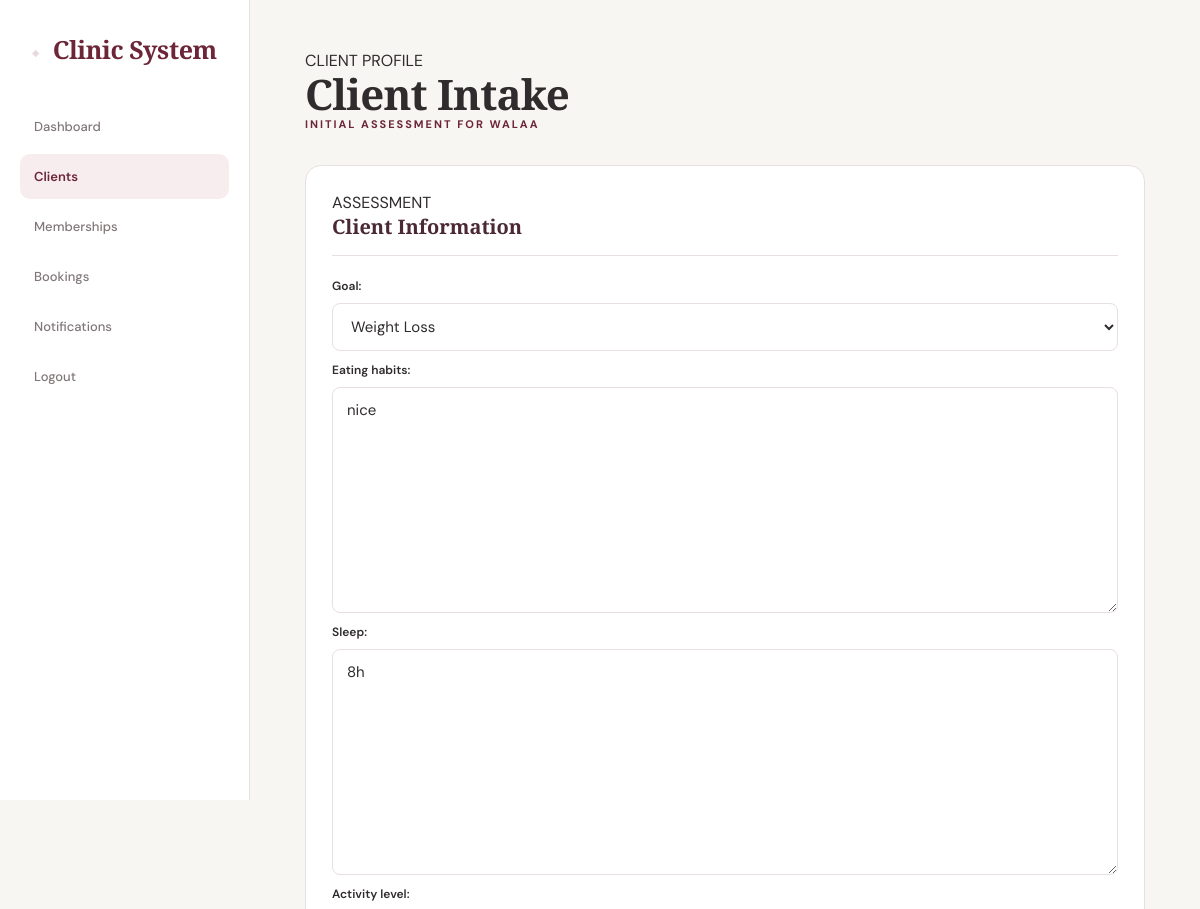
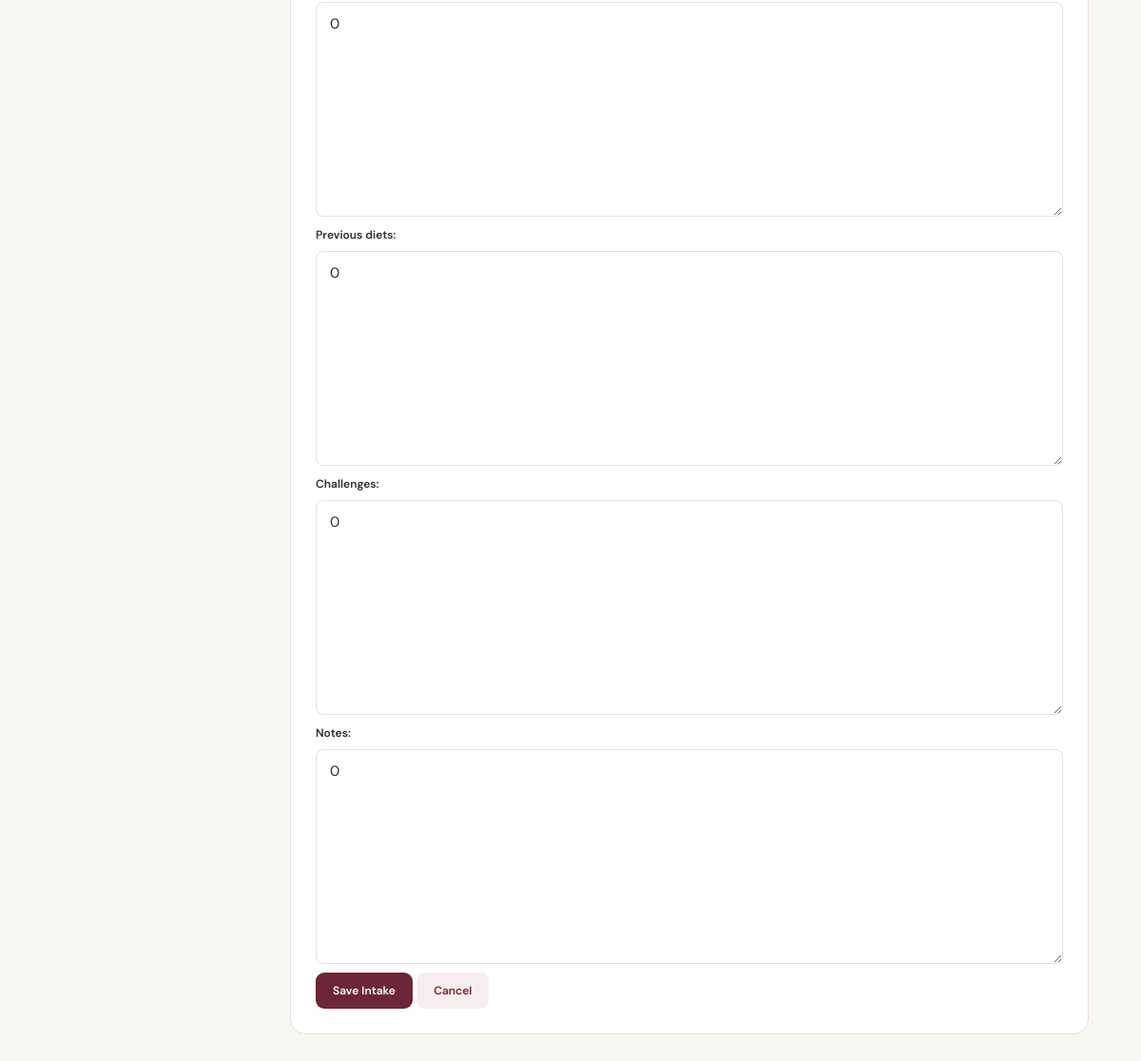
The app's page /patients/3/assessments/add/ (signed in) with its own data (2 pictures, top to bottom).
### patient_records/models.py (models this page shows, shortened)
class Patient(models.Model):
    GENDER_CHOICES = [
        ('male', 'Male'),
        ('female', 'Female'),
    ]
    STATUS_CHOICES = [
        ('active', 'Active'),
        ('inactive', 'Inactive'),
    ]
    user = models.OneToOneField(
        settings.AUTH_USER_MODEL,
        on_delete=models.SET_NULL,
        null=True,
        blank=True,
        related_name='patient_profile'
    )
    name = models.CharField(max_length=150)
    phone = models.CharField(max_length=20)
    email = models.EmailField(blank=True)
    gender = models.CharField(
        max_length=10,
        choices=GENDER_CHOICES
    )
    date_of_birth = models.DateField(null=True, blank=True)
    is_online = models.BooleanField(default=False)
    subscription_start = models.DateField(null=True, blank=True)
    subscription_end = models.DateField(null=True, blank=True)
    status = models.CharField(
        max_length=10,
        choices=STATUS_CHOICES,
        default='active'
    )
    notes = models.TextField(blank=True)
    created_at = models.DateTimeField(auto_now_add=True)
    updated_at = models.DateTimeField(auto_now=True)
    class Meta:
        verbose_name = 'Client'
        verbose_name_plural = 'Clients'

class InitialAssessment(models.Model):
    GOAL_CHOICES = [
        ('weight_loss', 'Weight Loss'),
        ('weight_gain', 'Weight Gain'),
        ('body_recomposition', 'Body Recomposition'),
        ('healthy_eating', 'Healthy Eating'),
    ]
    patient = models.OneToOneField(
        Patient,
        on_delete=models.CASCADE,
        related_name='assessment'
    )
    goal = models.CharField(
        max_length=30,
        choices=GOAL_CHOICES
    )
    eating_habits = models.TextField(blank=True)
    sleep = models.TextField(blank=True)
    activity_level = models.TextField(blank=True)
    previous_diets = models.TextField(blank=True)
    challenges = models.TextField(blank=True)
    notes = models.TextField(blank=True)
    created_at = models.DateTimeField(auto_now_add=True)
    class Meta:
        verbose_name = 'Client Intake'
        verbose_name_plural = 'Client Intakes'

### patient_records/views.py (the view)
@role_required(['admin', 'receptionist'])
def create_assessment(request, patient_id):
    patient = get_object_or_404(
        Patient,
        id=patient_id
    )
    assessment = InitialAssessment.objects.filter(
        patient=patient
    ).first()
    if request.method == 'POST':
        form = InitialAssessmentForm(
            request.POST,
            instance=assessment
        )
        if form.is_valid():
            assessment = form.save(commit=False)
            assessment.patient = patient
            assessment.save()
            return redirect(
                'patient_detail',
                patient_id=patient.id
            )
    else:
        form = InitialAssessmentForm(
            instance=assessment
        )
    return render(
        request,
        'patient_records/add_assessment.html',
        {
            'form': form,
            'patient': patient,
            'assessment': assessment,
        }
    )

### patient_records/forms.py
class InitialAssessmentForm(forms.ModelForm):
    class Meta:
        model = InitialAssessment
        fields = [
            'goal',
            'eating_habits',
            'sleep',
            'activity_level',
            'previous_diets',
            'challenges',
            'notes',
        ]

### patient_records/templates/patient_records/add_assessment.html (shortened to what this page needs)
{% load static %}
<!DOCTYPE html>
<html>
<head>
<link
    rel="stylesheet"
    href="{% static 'dashboard/dashboard.css' %}"
>
</head>
<body>
<div class="layout">
{% include 'dashboard/includes/sidebar.html' %}
<main class="main">
    <div class="page-header">
        <div>
            <span class="eyebrow">CLIENT PROFILE</span>
            <h1>Client Intake</h1>
            <p>
                Initial assessment for
                <strong>{{ patient.name }}</strong>
            </p>
        </div>
    </div>
    <div class="card">
        <div class="section-header">
            <div>
                <span class="eyebrow">ASSESSMENT</span>
                <h2>Client Information</h2>
            </div>
        </div>
        <form method="POST">
            {{ form.as_p }}
            <div class="form-actions">
                <button type="submit" class="add-button">
                    Save Intake
                </button>
                <a
                    href="/patients/{{ patient.id }}/"
                    class="view-button"
                >
                    Cancel
                </a>
            </div>
        </form>
    </div>
</main>
</div>
</body>
</html>

### dashboard/static/dashboard/dashboard.css (style rules this page uses)
:root { --cream: #f7f6f2; --white: #ffffff; --paper: #faf9f7; --text: #302c2d; --muted: #817779; --burgundy: #6d2637; --plum: #4a2935; --rose: #ead9dc; --rose-light: #f7edef; --border: #e7e0df; --success: #47765b; --success-bg: #e8f1eb; --warning: #a97832; --warning-bg: #f7eddc; --danger: #a33d4a; --danger-bg: #f7e5e8; --shadow-sm: 0 8px 24px rgba(74, 41, 53, 0.04); --shadow-md: 0 18px 45px rgba(74, 41, 53, 0.055); }
* { margin: 0; padding: 0; box-sizing: border-box; }
html { scroll-behavior: smooth; }
body { margin: 0; background: var(--cream); color: var(--text); font-family: "DM Sans", sans-serif; -webkit-font-smoothing: antialiased; }
a { text-decoration: none; }
button, input, select, textarea { font-family: inherit; }
.layout { min-height: 100vh; display: flex; }
.main, .main-content { width: calc(100% - 250px); margin-left: 250px; min-height: 100vh; padding: 50px 55px 70px; background: var(--cream); }
.page-header { margin-bottom: 34px; }
.page-header p { margin-bottom: 9px; color: var(--burgundy); font-size: 11px; font-weight: 700; letter-spacing: 2px; text-transform: uppercase; }
.page-header h1 { margin: 0; color: var(--text); font-family: "Playfair Display", serif; font-size: 42px; font-weight: 600; line-height: 1.1; letter-spacing: -0.8px; }
.card { position: relative; padding: 26px; background: var(--white); border: 1px solid var(--border); border-radius: 16px; min-height: 180px; transition: transform 0.25s ease, box-shadow 0.25s ease; }
.card h2 { margin-bottom: 20px; color: var(--plum); font-family: "Playfair Display", serif; font-size: 18px; font-weight: 600; }
.main > .card, .main-content > .card { margin-top: 20px; padding: 26px; min-height: auto; background: var(--white); border: 1px solid var(--border); border-radius: 16px; }
.main > .card h2, .main-content > .card h2 { margin-bottom: 20px; padding-bottom: 15px; color: var(--plum); font-family: "Playfair Display", serif; font-size: 20px; font-weight: 600; border-bottom: 1px solid var(--border); }
.main > .card p, .main-content > .card p { margin-bottom: 9px; color: var(--muted); font-size: 14px; line-height: 1.75; }
.add-button, .view-button, button { display: inline-flex; align-items: center; justify-content: center; width: fit-content; padding: 11px 18px; border: none; border-radius: 9px; font-size: 12px; font-weight: 600; cursor: pointer; transition: background 0.2s ease, color 0.2s ease, transform 0.2s ease; }
.add-button, button { background: var(--burgundy); color: var(--white); }
.view-button { background: var(--rose-light); color: var(--burgundy); }
form { width: 100%; }
form p { margin-bottom: 18px; }
label { display: block; margin-bottom: 7px; color: var(--text); font-size: 12px; font-weight: 600; }
input, select, textarea { width: 100%; padding: 13px 15px; border: 1px solid var(--border); border-radius: 11px; outline: none; background: var(--paper); color: var(--text); font-size: 14px; transition: border-color 0.2s ease, background 0.2s ease, box-shadow 0.2s ease; }
textarea { min-height: 130px; resize: vertical; }
.main form select, .main form input, .main form textarea { display: block; width: 100%; box-sizing: border-box; padding: 12px 14px; margin-top: 6px; border: 1px solid var(--border); border-radius: 8px; background: var(--white); color: var(--text); font-family: inherit; font-size: 15px; }
.main form select { min-height: 46px; cursor: pointer; }
.main form label { display: block; margin-bottom: 4px; color: var(--text); font-weight: 600; }
.main form p { margin-bottom: 18px; }
.main form select option { background: var(--white); color: var(--text); }

### records on screen
Patient: name "WALAA"
InitialAssessment: goal "Weight Loss", eating_habits "nice", sleep "8h", activity_level "0", previous_diets "0", challenges "0", notes "0"
